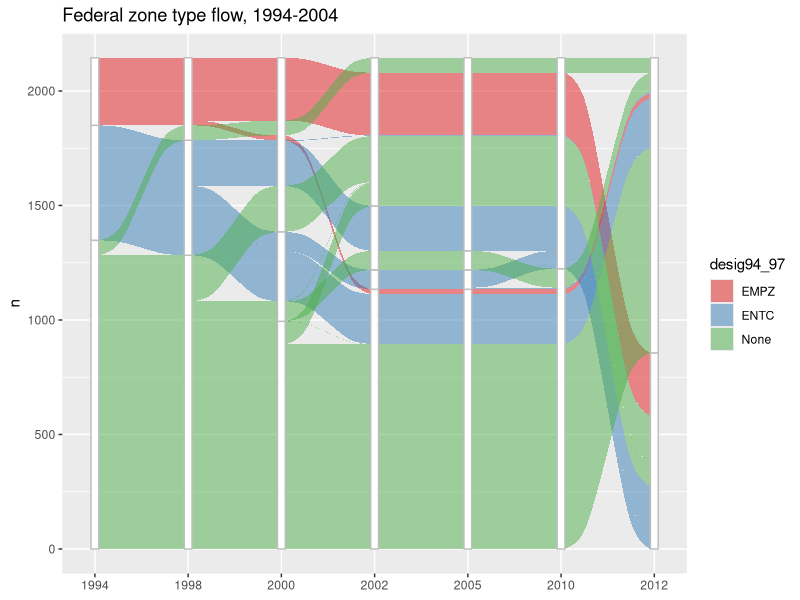

Source code (R):
# import and restructure period designations
fed <- read.csv('Empowerment_Zones_and_Enterprise_Communities.csv')

#would like this to be a matrix not a bunch of vars, but maybe need to create the vars and reshape after
#fed$designation[i] <- matrix(nrow=2, ncol=7)
#rownames(fed$designation) <- vector("Primary", "Secondary")
#colnames(fed$designation) <- vector("1994-1997, 1998-1999", "2000-2001", "2002-2004", "2005-2009", "2010-2011", "2012-2017")

fed$desig94_97 <- NA
fed$desig98_99 <- NA
fed$desig00_01 <- NA
fed$desig02_04 <- NA
fed$desig05_09 <- NA
fed$desig10_11 <- NA
fed$desig12_17 <- NA

fed$desB94_97 <- NA
fed$desB98_99 <- NA
fed$desB00_01 <- NA
fed$desB02_04 <- NA
fed$desB05_09 <- NA
fed$desB10_11 <- NA
fed$desB12_17 <- NA

for(i in 1:nrow(fed)) {
  
  # Set 94-97
  if (fed$PERIODA[i] == "Atlanta Empowerment Zone" |
      fed$PERIODA[i] == "Empowerment Zone (Round I)") {
        fed$desig94_97[i] <- "EMPZ"
        if (fed$PERIODA[i] == "Atlanta Empowerment Zone") {
          fed$desB94_97[i] <- "ATL"
        } else {
          fed$desB94_97[i] <- "None"
        }
  } else if (fed$PERIODA[i] == "Enhanced Enterprise Community (Round I)" |
             fed$PERIODA[i] == "Enterprise Community (Round I)") {
      fed$desig94_97[i] <- "ENTC" 
      if (fed$PERIODA[i] == "Enhanced Enterprise Community (Round I)") {
        fed$desB94_97[i] <- "ENH"
      } else {
        fed$desB94_97[i] <- "None"
      }
  } else if (fed$PERIODA[i] == "None") {
      fed$desig94_97[i] <- "None"
      fed$desB94_97[i] <- "None"
  }

  # Set 98-99
  if (fed$PERIODB[i] == "DC Enterprise Zone beginning 1-1-1998") {
      fed$desig98_99[i] <- "EMPZ" 
      fed$ desB98_99[i] <- "DC"
  } else {
      fed$desig98_99[i] <- fed$desig94_97[i]
      fed$desB98_99[i] <- fed$desB94_97[i]
  }
  
  if (is.na(fed$desig94_97[i]) |
      is.na(fed$desB94_97[i]) |
      is.na(fed$desig98_99[i]) |
      is.na(fed$desB98_99[i])) {
        print(i)
  }
  
  # Set 00-01
  if (fed$PERIODB[i] == "Atlanta Empowerment Zone" |
      fed$PERIODB[i] == "DC Enterprise Zone beginning 1-1-1998" |
      fed$PERIODB[i] == "Empowerment Zone (Round I)" |
      fed$PERIODB[i] == "Empowerment Zone (Round I) Beginning Jan. 1, 2000" |
      fed$PERIODB[i] == "Empowerment Zone (Round I) Beginning Jan. 1, 2000; Enterprise Community (Round I)" |
      fed$PERIODB[i] == "Empowerment Zone (Round II)" |
      fed$PERIODB[i] == "Empowerment Zone (Round II); Enhanced Enterprise Community (Round I)" |
      fed$PERIODB[i] == "Empowerment Zone (Round II); Enterprise Community (Round I)" )  {
        fed$desig00_01[i] <- "EMPZ"
        if (fed$PERIODB[i] == "Atlanta Empowerment Zone") {
              fed$desB00_01[i] <- "ATL"
        } else if (fed$PERIODB[i] == "DC Enterprise Zone beginning 1-1-1998") {
              fed$desB00_01[i] <- "DC"
        } else {
              fed$desB00_01[i] <- "None"
        }
        
        if (fed$PERIODB[i] == "Empowerment Zone (Round II); Enhanced Enterprise Community (Round I)" |
            fed$PERIODB[i] == "Empowerment Zone (Round II); Enterprise Community (Round I)") {
          if (fed$desig98_99[i] != "ENTC") {
            print(paste("line ", i, " has A-B ENTC mismatch"))
          }
          if (fed$PERIODB[i] == "Empowerment Zone (Round II); Enhanced Enterprise Community (Round I)" &
              fed$desB98_99[i] != "ENH") {
                print(paste("line", i, "has A-B ENHANCED subdes mismatch"))
          }
        }
  } else if (fed$PERIODB[i] == "Enterprise Community (Round I)"|
             fed$PERIODB[i] == "Enterprise Community (Round II)") {
      fed$desig00_01[i] <- "ENTC"
      fed$desB00_01[i] <- "None"   
  } else {
      fed$desig00_01[i] <- "None"
      fed$desB00_01[i] <- "None"
  }

  # Set 02-04
  if (fed$PERIODC[i] == "DC Enterprise Zone ending 12-31-09" |
      fed$PERIODC[i] == "Empowerment Zone (Round I)" |
      fed$PERIODC[i] == "Empowerment Zone (Round II)" |
      fed$PERIODC[i] == "Empowerment Zone (Round III)" |
      fed$PERIODC[i] == "Empowerment Zone (Round III); Enterprise Community (Round II)" )  {
        fed$desig02_04[i] <- "EMPZ"
        if (fed$PERIODC[i] == "DC Enterprise Zone ending 12-31-09") {
          fed$desB02_04[i] <- "DC"
        } else {
          fed$desB02_04[i] <- "None"
        }
        if (fed$PERIODC[i] == "Empowerment Zone (Round III); Enterprise Community (Round II)") {
          if (fed$desig00_01[i] != "ENTC") {
            print(paste("line ", i, " has B-C ENTC mismatch"))
          }
        }
  } else if (fed$PERIODC[i] == "Enhanced Enterprise Community (Round I) Ending 12-31-04; Empowerment Zone (Round II)" |
             fed$PERIODC[i] == "Enterprise Community (Round I) Ending 12-31-04; Empowerment Zone (Round I)" |
             fed$PERIODC[i] == "Enterprise Community (Round I) Ending 12-31-04; Empowerment Zone (Round II)" |
             fed$PERIODC[i] == "Enterprise Community (Round I) Ending 12-31-04; Empowerment Zone (Round III)" |
             fed$PERIODC[i] == "Enterprise Community (Round II)") {
        fed$desig02_04[i] <- "ENTC"
        if (fed$PERIODC[i] == "Enhanced Enterprise Community (Round I) Ending 12-31-04; Empowerment Zone (Round II)") {
          fed$desB02_04[i] <- "ENH"
        }
  } else if (fed$PERIODC[i]=="Renewal Community" | fed$PERIODC[i]=="Atlanta Renewal Community") {
      fed$desig02_04[i] <- "RC"
      if (fed$PERIODC[i]=="Atlanta Renewal Community") {
        fed$desB02_04[i] <- "ATL"
      } else {
        fed$desB02_04[i] <- "None"
      }
  } else {
      fed$desig02_04[i] <- "None"
      fed$desB02_04[i] <- "None"
  }
  
  # Set 05-09
  if (fed$PERIODC[i] == "DC Enterprise Zone ending 12-31-09" |
      fed$PERIODC[i] == "Empowerment Zone (Round I)" |
      fed$PERIODC[i] == "Empowerment Zone (Round II)" |
      fed$PERIODC[i] == "Empowerment Zone (Round III)" |
      fed$PERIODC[i] == "Empowerment Zone (Round III); Enterprise Community (Round II)" |
      fed$PERIODC[i] == "Enhanced Enterprise Community (Round I) Ending 12-31-04; Empowerment Zone (Round II)" |
      fed$PERIODC[i] == "Enterprise Community (Round I) Ending 12-31-04; Empowerment Zone (Round I)" |
      fed$PERIODC[i] == "Enterprise Community (Round I) Ending 12-31-04; Empowerment Zone (Round II)" |
      fed$PERIODC[i] == "Enterprise Community (Round I) Ending 12-31-04; Empowerment Zone (Round III)" )  {
    fed$desig05_09[i] <- "EMPZ"
    if (fed$PERIODC[i] == "DC Enterprise Zone ending 12-31-09") {
      fed$desB05_09[i] <- "DC"
    } else {
      fed$desB05_09[i] <- "None"
    }
    if (fed$PERIODC[i] == "Enterprise Community (Round I) Ending 12-31-04; Empowerment Zone (Round I)" |
        fed$PERIODC[i] == "Enterprise Community (Round I) Ending 12-31-04; Empowerment Zone (Round II)" | 
        fed$PERIODC[i] == "Enterprise Community (Round I) Ending 12-31-04; Empowerment Zone (Round III)" ) {
      if (fed$desig02_04[i] != "ENTC") {
        print(paste("line ", i, " has C1-C2 ENTC mismatch"))
      }
    } else if (fed$PERIODC[i] == "Enhanced Enterprise Community (Round I) Ending 12-31-04; Empowerment Zone (Round II)") {
      if (fed$desig02_04[i] != "ENTC" | fed$desB02_04[i] != "ENH") {
        print(paste("line ", i, " has C1-C2 ENTC-ENH mismatch"))
      }
    }
  } else if (fed$PERIODC[i] == "Enterprise Community (Round II)") {
    fed$desig05_09[i] <- "ENTC"
    fed$desB05_09[i] <- "None"    
  } else if (fed$PERIODC[i]=="Renewal Community" | fed$PERIODC[i]=="Atlanta Renewal Community") {
    fed$desig05_09[i] <- "RC"
    if (fed$PERIODC[i]=="Atlanta Renewal Community") {
      fed$desB05_09[i] <- "ATL"
    } else {
      fed$desB05_09[i] <- "None"
    } 
  } else {
    fed$desig05_09[i] <- "None"
    fed$desB05_09[i] <- "None"
  }
  
  # Set 10-11
  if (fed$PERIODD[i] == "DC Enterprise Zone" |
      fed$PERIODD[i] == "Empowerment Zone (Round I)" |
      fed$PERIODD[i] == "Empowerment Zone (Round II)" |
      fed$PERIODD[i] == "Empowerment Zone (Round III)" )  {
        fed$desig10_11[i] <- "EMPZ"
        if (fed$PERIODC[i] == "DC Enterprise Zone") {
          fed$desB10_11[i] <- "DC"
        } else {
          fed$desB10_11[i] <- "None"
        }
      
  } else {
    fed$desig10_11[i] <- "None"
    fed$desB10_11[i] <- "None"
    }
  
  # Set 12-17
  if (fed$PERIODD[i] == "Empowerment Zone (Round I)" |
      fed$PERIODD[i] == "Empowerment Zone (Round II)" |
      fed$PERIODD[i] == "Empowerment Zone (Round III)" )  {
    fed$desig12_17[i] <- "Retro EMPZ"
    fed$desB12_17[i] <- "None"
  } else {
    fed$desig12_17[i] <- "None"
    fed$desB12_17[i] <- "None"
  }
}

#zones <- aggregate(fed, by=list(fed$FULLNAME), FUN = return)
zoneranks <- c("EMPZ", "Retro EMPZ", "ENTC", "RC", "None")
levels(fed$desig94_97) <- zoneranks
levels(fed$desig98_99) <- zoneranks
levels(fed$desig00_01) <- zoneranks
levels(fed$desig02_04) <- zoneranks
levels(fed$desig05_09) <- zoneranks
levels(fed$desig10_11) <- zoneranks
levels(fed$desig12_17) <- zoneranks


# Generate alluvial diagram
library(ggplot2)
library(ggalluvial)
library(tidyverse)

fed %>%
  group_by(desig94_97, desig98_99, desig00_01, desig02_04, desig05_09, desig10_11, desig12_17) %>%
  count()  %>%
#  is_alluvia_form(axes = 1:4, silent = TRUE)
  ggplot(aes(y = n, axis1=desig94_97, axis2=desig98_99, axis3=desig00_01, axis4=factor(desig02_04, levels=c("EMPZ", "ENTC", "RC", "None")), axis5=desig05_09, axis6=desig10_11, axis7=desig12_17) )+ 
           geom_alluvium(aes(fill = desig94_97), width=1/12) + 
           geom_stratum(width = 1/12, fill=alpha(0.5), color="grey") + 
           geom_label(stat = "stratum", label.strata = TRUE) + 
           scale_x_discrete(limits = c("1994", "1998", "2000", "2002", "2005", "2010", "2012"), expand = c(.05, .05)) +
           scale_fill_brewer(type="qual", palette = "Set1") + 
           ggtitle("Federal zone type flow, 1994-2004")